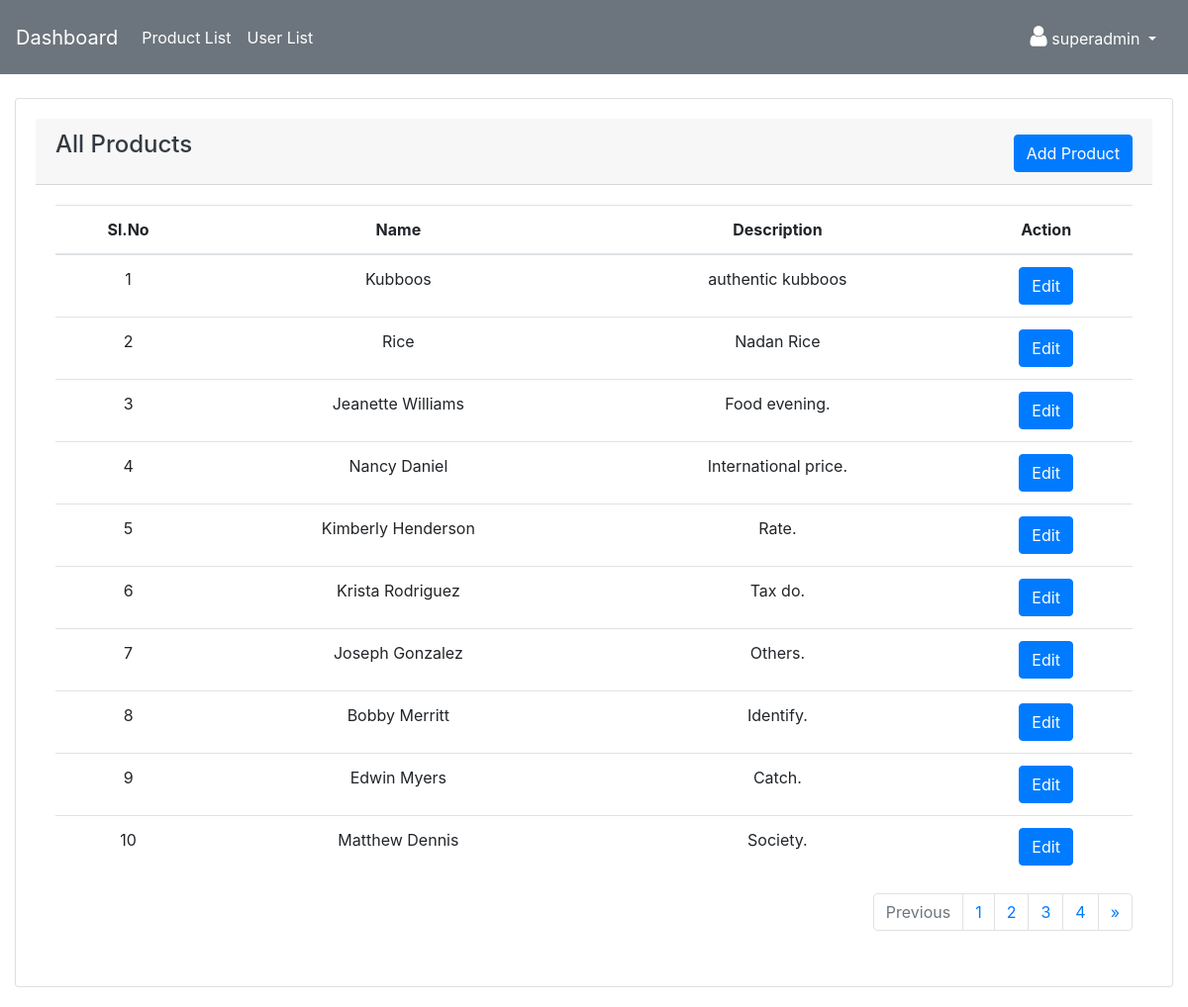
Screenshot of /mngr/products/ (signed in) with the database file from the repository.
### mngr/models.py (models this page shows, shortened)
class Product(models.Model):
    name = models.CharField(max_length=100)
    description = models.CharField(max_length=255)
    created_by = models.ForeignKey(User,on_delete=models.CASCADE)
    created_at = models.DateTimeField(auto_now=True)

### mngr/views.py (the view)
# urls.py: path('products/',views.productsList,name='product_list'),
@login_required(login_url='/mngr/')
def productsList(request):
    results = Product.objects.order_by('-id').all()
    products = Paginator(results,10)
    page_number = request.GET.get("page")
    page_obj = products.get_page(page_number)
    return render(request,'products/index.html',locals())

### mngr/templates/products/index.html (shortened to what this page needs)
{% extends 'adm_template.html' %}
{% block content %}
<div class="row">
    <div class="col-md-12">
        <div class="card">
            <div class="card-header">
                <h4 class="text-dark">All Products</h4>
                <a href="{% url 'add_product' %}" class="btn btn-primary" style="float:right;margin-top: -33px;">Add Product</a>
              </div>
            <div class="card-body">
                <table class="table">
                    <thead>
                      <tr>
                        <th scope="col">Sl.No</th>
                        <th scope="col">Name</th>
                        <th scope="col">Description</th>
                        <th scope="col">Action</th>
                      </tr>
                    </thead>
                    <tbody>
                        {% if page_obj %}
                        {% for item in page_obj %}
                        <tr>
                            <td>{{page_obj.start_index|add:forloop.counter0}}</td>
                            <td>{{ item.name}}</td>
                            <td>{{ item.description}}</td>
                            <td>
                              <a href="{% url 'edit_product' item.id %}" class="btn btn-primary">Edit</a>
                            </td>
                        </tr>
                        {% endfor %}
                        {% endif %}
                    </tbody>
                  </table>
                  <div class="paginate">
                    {% include 'layout/pagination.html' %}
                  </div>
            </div>
          </div>
    </div>
</div>
{% endblock content %}

### templates/adm_template.html (shortened to what this page needs)
<!DOCTYPE html>
<html>
<head>
  <link rel="stylesheet" href="https://maxcdn.bootstrapcdn.com/bootstrap/4.3.1/css/bootstrap.min.css">
  <link rel="stylesheet" href="https://cdnjs.cloudflare.com/ajax/libs/font-awesome/4.7.0/css/font-awesome.min.css">
</head>
<body>
  <nav class="navbar navbar-expand-lg navbar-light bg-secondary">
    <a class="navbar-brand text-white" href="{% url 'dashboard' %}">Dashboard</a>
    <div class="collapse navbar-collapse" id="navbarNav">
      <ul class="navbar-nav">
        <li class="nav-item">
          <a class="nav-link text-white" href="{% url 'product_list' %}">Product List</a>
        </li>
        <li class="nav-item">
          <a class="nav-link text-white" href="{% url 'user_list' %}">User List</a>
        </li>
      </ul>
    </div>
    <div style="float:right">
      <ul class="navbar-nav mr-auto p-2">
        <li class="nav-item dropdown">
          <a class="nav-link dropdown-toggle text-white" href="#" id="navbarDropdown" role="button" data-toggle="dropdown" aria-haspopup="true" aria-expanded="false">
            <i class="fa fa-user" style="font-size:24px"></i> {{ user.username}}
          </a>
        </li>
      </ul>
    </div>
  </nav>
  <div class="container-fluid"><br>
    {% block content %}{% endblock content %}
</div>
</body>
</html>

### templates/adm_template.html (style rules this page uses)
.card { text-align: center; padding: 20px; margin-bottom: 20px; }

### mngr/templates/products/index.html (style rules this page uses)
.card .card-header { text-align : left }
.paginate { float:right }

### rows the page displays
Product: start_index|add "1", name "Kubboos", description "authentic kubboos"
Product: start_index|add "2", name "Rice", description "Nadan Rice"
Product: start_index|add "3", name "Jeanette Williams", description "Food evening."
Product: start_index|add "4", name "Nancy Daniel", description "International price."
Product: start_index|add "5", name "Kimberly Henderson", description "Rate."
Product: start_index|add "6", name "Krista Rodriguez", description "Tax do."
Product: start_index|add "7", name "Joseph Gonzalez", description "Others."
Product: start_index|add "8", name "Bobby Merritt", description "Identify."
Product: start_index|add "9", name "Edwin Myers", description "Catch."
Product: start_index|add "10", name "Matthew Dennis", description "Society."

### other values shown
{{ user.username }} "superadmin"
{{ i }} "1"
{{ i }} "2" "3" "4"
